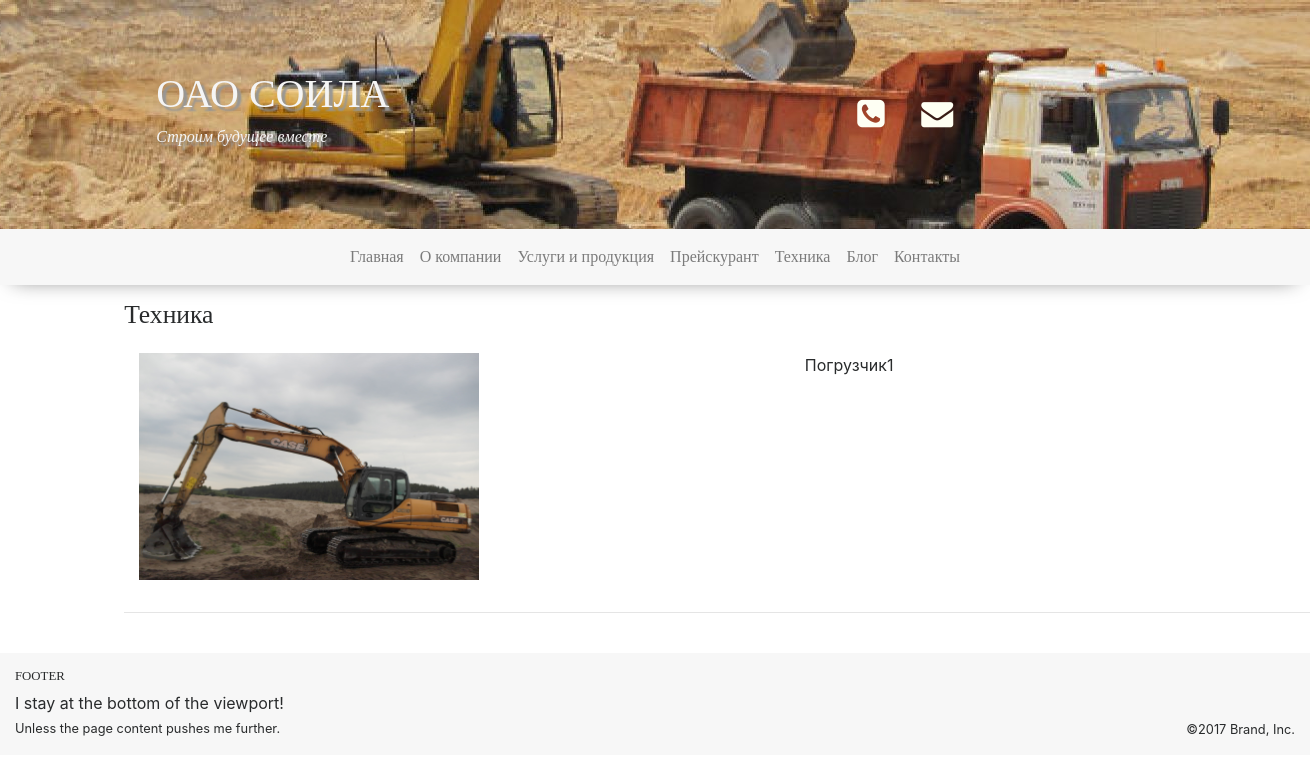
Screenshot of /tehnika/ with the database file from the repository.
### soila/apps/allpages/models.py (models this page shows, shortened)
class machine(models.Model):
    class Meta():
        db_table = 'machine'
        verbose_name = 'Техника'
        verbose_name_plural = 'Техника'
    name = models.CharField(max_length=200, verbose_name="Название технического средства", unique=True)
    image = models.ImageField(null=True, upload_to='image/machine/%Y/%m/%d/', blank=True,
                              verbose_name="Фото сотрудника")
    text = models.TextField(blank=True, verbose_name="Описание технического средства")

### soila/apps/allpages/views.py (the view)
# urls.py: url(r'^tehnika/$', views.machine_list, name='machine_list'),
def machine_list(request):
    machines = machine.objects.all()
    return render_to_response('machine.html',{'machines':machines})

### soila/apps/allpages/templates/machine.html (shortened to what this page needs)
{% extends 'pages_full_width.html' %}{% load static %}
{% block content_page %}
    <h1>Техника</h1>
    <div class="post_cat">
        <div class="row container">
        {% for machine in machines %}
            <div class="col-md-4">
                <p><img src="{{machine.image.url}}" class="img-fluid" alt="Responsive image" width="524"/></p>
            </div>
            <div class="row col-md-8 justify-content-center">
                <p>{{ machine.name }}</p>
            </div>
        {% endfor %}
         </div>
    <hr>
    </div>
{% endblock content_page %}

### soila/apps/allpages/static/css/lightbox.css (style rules this page uses)
body:after { content: url(close.png) url(loading.gif) url(prev.png) url(next.png); display: none; }

### soila/apps/allpages/static/allpages/style.css (style rules this page uses)
h1 { font-family: "Libre Franklin",Georgia,serif; font-size: 1.6em; }
.post_cat { padding-top: 1em; }

### rows the page displays
machine: image (picture), name "Погрузчик1"
